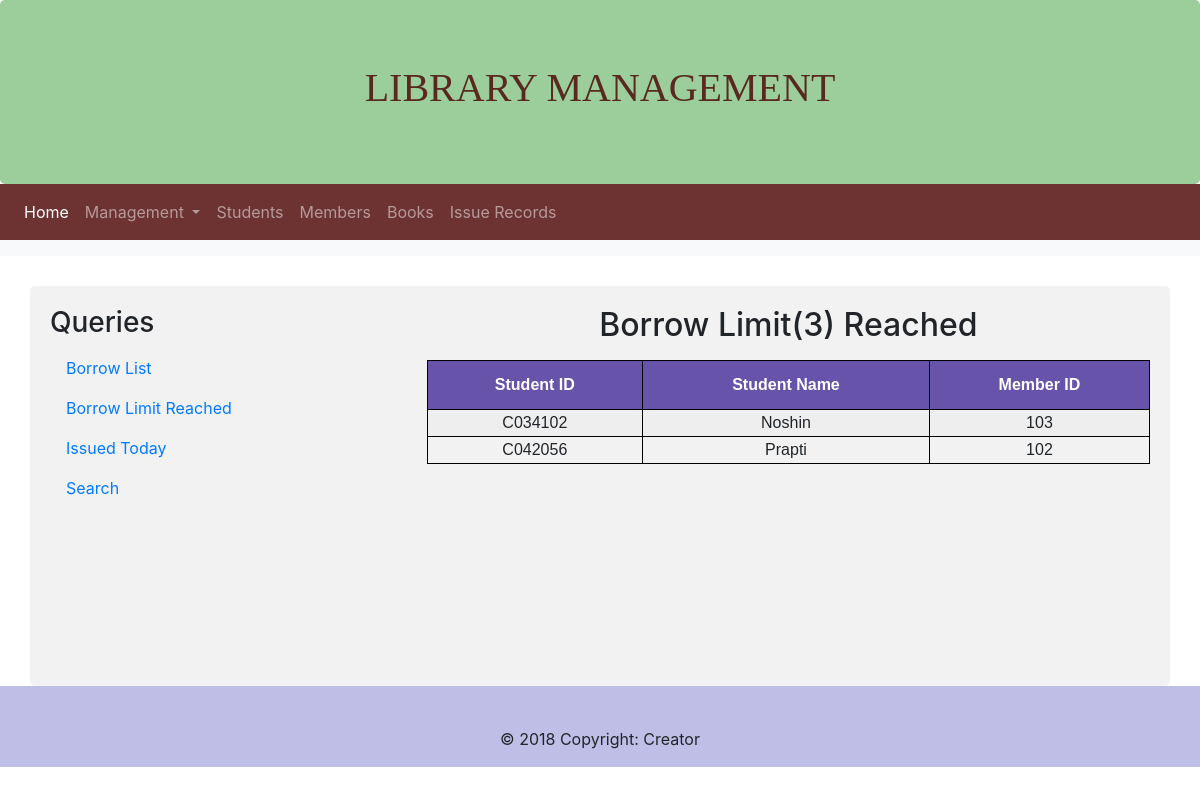
Screenshot of /bookLimit.php with the database file from the repository.
### tables this page shows
CREATE TABLE `student` (
  `Stud_no` varchar(10) NOT NULL,
  `Stud_name` varchar(20) DEFAULT NULL
);

CREATE TABLE `membership` (
  `Mem_no` varchar(10) NOT NULL,
  `Stud_no` varchar(10) DEFAULT NULL
);

### bookLimit.php (the view, shortened to what this page needs)
<?php include "includes/db.php";?>
<?php include "includes/header.php"; ?>
<?php include "includes/navigation.php"; ?>
 <nav class="navbar navbar-expand-sm bg-light navbar-dark">
</nav>
<div class="container" style="margin-top:30px">
  <div class="row">
    <div class="col-sm-4">
      <h3>Queries</h3>
      <ul class="nav nav-pills flex-column">
        <li class="nav-item">
          <a class="nav-link" href="borrowList.php">Borrow List</a>
        </li>
        <li class="nav-item">
          <a class="nav-link" href="bookLimit.php">Borrow Limit Reached</a>
        </li>
        <li class="nav-item">
          <a class="nav-link" href="issuedToday.php">Issued Today</a>
        </li>
        <li class="nav-item">
          <a class="nav-link " href="search.php"> Search</a>
        </li>
      </ul>
    </div>
    <div class="col-sm-8">
<?php
$sql = "SELECT Student.Stud_no, Stud_name, Mem_no
FROM student, membership
WHERE student.Stud_no = membership.Stud_no
AND Membership.Mem_no IN
    ( SELECT iss_rec.Mem_no
    FROM iss_rec
    GROUP BY iss_rec.Mem_no
    HAVING COUNT(*) = 3 )";
$result = $con->query($sql) or die($con->error);
echo "<h2>Borrow Limit(3) Reached</h2>";
echo "<center><table id='table' style='margin-top:1rem;'><tr><th>Student ID</th><th>Student Name</th><th>Member ID</th>";
    while ($row = $result->fetch_assoc()) {
        echo "<tr><td>" . $row["Stud_no"]. "</td><td>" . $row["Stud_name"]. "</td><td>" . $row["Mem_no"]."</td>";
    }
echo "</table></center>";
?>
    </div>
  </div>
</div>
<?php include "includes/footer.php"?>

### css/style.css (style rules this page uses)
body { //background-image: linear-gradient(to right bottom, rgba(126, 213, 111, 0.8), rgba(40, 180, 133, 0.8)), url(../img/map3.svg); background-size: cover; background-position: top; position: relative; }
table, th, td { border: 1px solid black; }
.container { min-height: 400px; }
#table { font-family: "Trebuchet MS", Arial, Helvetica, sans-serif; border-collapse: collapse; width: 100%; text-align: center; }
#table tr:nth-child(even) { background-color: rgb(238, 238, 238); }
#table th { padding-top: 12px; padding-bottom: 12px; text-align: left; background-color: rgb(103, 84, 170); color: white; text-align: center; }
h2 { text-align: center; }

### css/formStyle.css (style rules this page uses)
.container { border-radius: 5px; background-color: #f2f2f2; padding: 20px; }
.row:after { content: ""; display: table; clear: both; }

### rows the page displays
student: Stud_no "C034102", Stud_name "Noshin", membership.Mem_no "103"
student: Stud_no "C042056", Stud_name "Prapti", membership.Mem_no "102"
